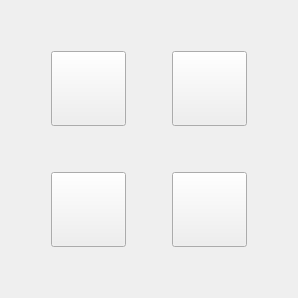
     <widget class="QWidget" name="arreraApp">
      <layout class="QGridLayout" name="gridLayout_2">
       <item row="4" column="1">
        <spacer name="verticalSpacer_14">
         <property name="orientation">
          <enum>Qt::Orientation::Vertical</enum>
         </property>
         <property name="sizeHint" stdset="0">
          <size>
           <width>20</width>
           <height>40</height>
          </size>
         </property>
        </spacer>
       </item>
       <item row="1" column="1">
        <widget class="QPushButton" name="IDC_AVIDEODOWNLOAD">
         <property name="minimumSize">
          <size>
           <width>75</width>
           <height>75</height>
          </size>
         </property>
         <property name="maximumSize">
          <size>
           <width>75</width>
           <height>75</height>
          </size>
         </property>
         <property name="text">
          <string/>
         </property>
         <property name="icon">
          <iconset resource="resource.qrc">
           <normaloff>:/icon/img/arrera-video-download.png</normaloff>:/icon/img/arrera-video-download.png</iconset>
         </property>
         <property name="iconSize">
          <size>
           <width>70</width>
           <height>70</height>
          </size>
         </property>
        </widget>
       </item>
       <item row="0" column="1">
        <spacer name="verticalSpacer_13">
         <property name="orientation">
          <enum>Qt::Orientation::Vertical</enum>
         </property>
         <property name="sizeHint" stdset="0">
          <size>
           <width>20</width>
           <height>40</height>
          </size>
         </property>
        </spacer>
       </item>
       <item row="1" column="0">
        <spacer name="horizontalSpacer_15">
         <property name="orientation">
          <enum>Qt::Orientation::Horizontal</enum>
         </property>
         <property name="sizeHint" stdset="0">
          <size>
           <width>40</width>
           <height>20</height>
          </size>
         </property>
        </spacer>
       </item>
       <item row="1" column="4">
        <spacer name="horizontalSpacer_17">
         <property name="orientation">
          <enum>Qt::Orientation::Horizontal</enum>
         </property>
         <property name="sizeHint" stdset="0">
          <size>
           <width>40</width>
           <height>20</height>
          </size>
         </property>
        </spacer>
       </item>
       <item row="3" column="1">
        <widget class="QPushButton" name="IDC_APOSTITE">
         <property name="minimumSize">
          <size>
           <width>75</width>
           <height>75</height>
          </size>
         </property>
         <property name="maximumSize">
          <size>
           <width>75</width>
           <height>75</height>
          </size>
         </property>
         <property name="text">
          <string/>
         </property>
         <property name="icon">
          <iconset resource="resource.qrc">
           <normaloff>:/icon/img/arrera-postite.png</normaloff>:/icon/img/arrera-postite.png</iconset>
         </property>
         <property name="iconSize">
          <size>
           <width>70</width>
           <height>70</height>
          </size>
         </property>
        </widget>
       </item>
       <item row="1" column="3">
        <widget class="QPushButton" name="IDC_ARACCOURCI">
         <property name="minimumSize">
          <size>
           <width>75</width>
           <height>75</height>
          </size>
         </property>
         <property name="maximumSize">
          <size>
           <width>75</width>
           <height>75</height>
          </size>
         </property>
         <property name="text">
          <string/>
         </property>
         <property name="icon">
          <iconset resource="resource.qrc">
           <normaloff>:/icon/img/arrera-raccourci.png</normaloff>:/icon/img/arrera-raccourci.png</iconset>
         </property>
         <property name="iconSize">
          <size>
           <width>70</width>
           <height>70</height>
          </size>
         </property>
        </widget>
       </item>
       <item row="3" column="3">
        <widget class="QPushButton" name="IDC_ATIGER">
         <property name="minimumSize">
          <size>
           <width>75</width>
           <height>75</height>
          </size>
         </property>
         <property name="maximumSize">
          <size>
           <width>75</width>
           <height>75</height>
          </size>
         </property>
         <property name="text">
          <string/>
         </property>
         <property name="icon">
          <iconset resource="resource.qrc">
           <normaloff>:/icon/img/arrera-tiger.png</normaloff>:/icon/img/arrera-tiger.png</iconset>
         </property>
         <property name="iconSize">
          <size>
           <width>70</width>
           <height>70</height>
          </size>
         </property>
        </widget>
       </item>
       <item row="1" column="2">
        <spacer name="horizontalSpacer_16">
         <property name="orientation">
          <enum>Qt::Orientation::Horizontal</enum>
         </property>
         <property name="sizeHint" stdset="0">
          <size>
           <width>40</width>
           <height>20</height>
          </size>
         </property>
        </spacer>
       </item>
       <item row="2" column="1">
        <spacer name="verticalSpacer_15">
         <property name="orientation">
          <enum>Qt::Orientation::Vertical</enum>
         </property>
         <property name="sizeHint" stdset="0">
          <size>
           <width>20</width>
           <height>40</height>
          </size>
         </property>
        </spacer>
       </item>
      </layout>
     </widget>
